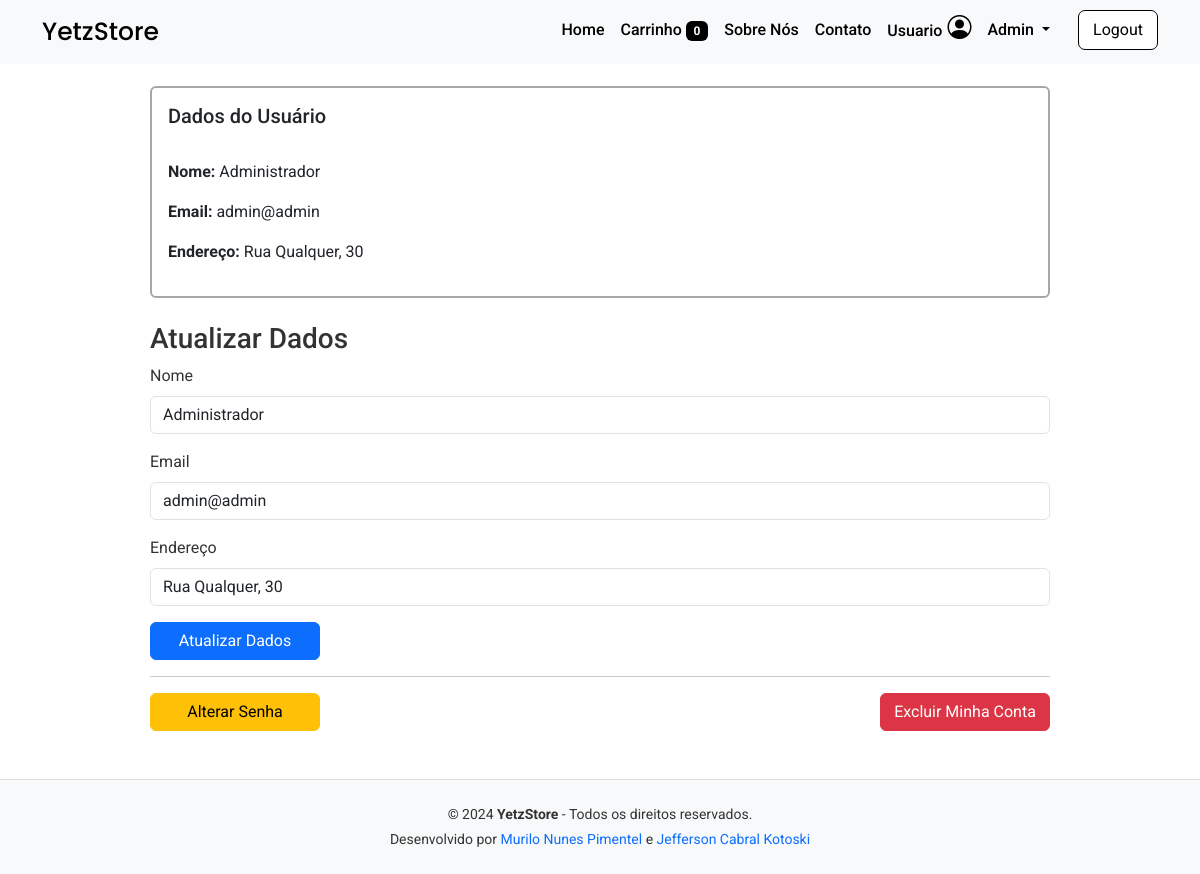
/yetzStore/user.php (signed in), run on the app's committed database.
### tables this page shows
CREATE TABLE `usuarios` (
  `id` int(11) NOT NULL,
  `nome` varchar(100) NOT NULL,
  `email` varchar(100) NOT NULL,
  `senha` varchar(255) NOT NULL,
  `criado_em` timestamp NOT NULL DEFAULT current_timestamp(),
  `is_admin` tinyint(1) DEFAULT 0,
  `endereco` varchar(255) NOT NULL
);

### yetzStore/user.php (the view, shortened to what this page needs)
<?php
include 'conexao.php';
$usuario_id = $_SESSION['usuario_id'];
$sql = "SELECT * FROM usuarios WHERE id = :usuario_id";
$stmt = $pdo->prepare($sql);
$stmt->bindParam(':usuario_id', $usuario_id, PDO::PARAM_INT);
$stmt->execute();
$usuario = $stmt->fetch(PDO::FETCH_ASSOC);
?>
<!DOCTYPE html>
<html lang="pt-br">
<head>
    <link href="https://cdn.jsdelivr.net/npm/bootstrap@5.3.0-alpha1/dist/css/bootstrap.min.css" rel="stylesheet">
    <link href="https://cdn.jsdelivr.net/npm/bootstrap-icons/font/bootstrap-icons.css" rel="stylesheet">
</head>
<body>
    <?php include 'nav-footer/navbar.php'; ?>
    <div class="container mt-3">
        <h2>Minha Conta</h2><br>
        <div class="formulario">
            <div class="card mb-4">
                <div class="card-body">
                    <h5 class="card-title">Dados do Usuário</h5><br>
                    <p><strong>Nome:</strong> <?php echo htmlspecialchars($usuario['nome']); ?></p>
                    <p><strong>Email:</strong> <?php echo htmlspecialchars($usuario['email']); ?></p>
                    <p><strong>Endereço:</strong> <?php echo htmlspecialchars($usuario['endereco']); ?></p>
                </div>
            </div>
            <h3>Atualizar Dados</h3>
            <form method="POST">
                <div class="mb-3">
                    <label for="nome" class="form-label">Nome</label>
                    <input type="text" name="nome" id="nome" class="form-control" value="<?php echo htmlspecialchars($usuario['nome']); ?>" required>
                </div>
                <div class="mb-3">
                    <label for="email" class="form-label">Email</label>
                    <input type="email" name="email" id="email" class="form-control" value="<?php echo htmlspecialchars($usuario['email']); ?>" required>
                </div>
                <div class="mb-3">
                    <label for="endereco" class="form-label">Endereço</label>
                    <input type="text" name="endereco" id="endereco" class="form-control" value="<?php echo htmlspecialchars($usuario['endereco']); ?>" required>
                </div>
                <button type="submit" name="atualizar_dados" class="btn btn-primary">Atualizar Dados</button><br><hr>
                <div class="grupo">
                    <a href="alterar_senha.php" class="btn btn-warning">Alterar Senha</a>
                    <form method="POST" onsubmit="return confirm('Tem certeza que deseja excluir sua conta? Esta ação é permanente e não poderá ser desfeita!');" style="margin: 0;">
                        <button type="submit" name="excluir_conta" class="btn btn-danger">Excluir Minha Conta</button>
                    </form>
                </div>
            </form>
        </div>
    </div><br><br>
    <?php include 'nav-footer/footer.php'; ?>
</body>
</html>

### yetzStore/assets/style.css (style rules this page uses)
* { font-family: roboto; }

### yetzStore/user.php (style rules this page uses)
body { background-color: #ffffff; padding-top: 56px; color: #333333; }
.formulario { max-width: 900px; margin: auto; }
.card { border: 2px solid #A7A7A7; }
.btn-warning, .btn-danger, .btn-primary { width: 100%; max-width: 170px; }
.grupo { display: flex; justify-content: space-between; align-items: center; margin-top: 10px; }

### yetzStore/nav-footer/footer.php (style rules this page uses)
html, body { margin: 0; padding: 0; height: 100%; }
body { display: flex; flex-direction: column; }

### data on the page
usuarios: nome "Administrador", email "admin@admin", endereco "Rua Qualquer, 30"

### other printed values
$carrinhoQuantidade "0"
